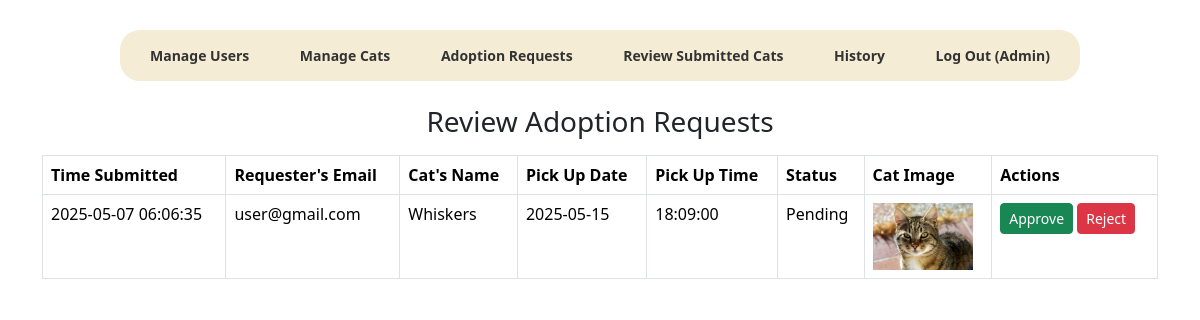
Page /admin/adoption_requests.php on the committed database.
### tables this page shows
CREATE TABLE `adoption_requests` (
  `id` int(11) NOT NULL,
  `user_id` int(11) NOT NULL,
  `cat_id` int(11) NOT NULL,
  `pickup_date` date NOT NULL,
  `pickup_time` time NOT NULL,
  `status` enum('Pending','Approved','Rejected') DEFAULT 'Pending',
  `timestamp` timestamp NOT NULL DEFAULT current_timestamp()
);

CREATE TABLE `accounts` (
  `id` int(11) NOT NULL,
  `name` varchar(100) NOT NULL,
  `email` varchar(255) NOT NULL,
  `password` varchar(255) NOT NULL,
  `account_type` enum('User','Admin') DEFAULT 'User',
  `notifs` varchar(255) DEFAULT NULL
);

CREATE TABLE `cats` (
  `id` int(11) NOT NULL,
  `name` varchar(100) NOT NULL,
  `breed` varchar(100) DEFAULT NULL,
  `age` int(11) NOT NULL,
  `sex` enum('Male','Female') NOT NULL,
  `neutered` enum('Yes','No') NOT NULL,
  `vaccination` enum('Fully Vaccinated','Partially Vaccinated','Not Vaccinated') NOT NULL,
  `description` text DEFAULT NULL,
  `image` varchar(255) NOT NULL,
  `status` enum('Available','Adopted') NOT NULL DEFAULT 'Available'
);

### admin/adoption_requests.php (the view, shortened to what this page needs)
<?php include("nav.php"); ?>
<?php include("connections.php"); ?>
<div class="container mt-4">
    <h3 class="text-center">Review Adoption Requests</h3>
    <table class='table table-bordered mt-3'>
        <thead>
            <tr>
                <th>Time Submitted</th>
                <th>Requester's Email</th>
                <th>Cat's Name</th>
                <th>Pick Up Date</th>
                <th>Pick Up Time</th>
                <th>Status</th>
                <th>Cat Image</th>
                <th>Actions</th>
            </tr>
        </thead>
        <tbody>
            <?php
            $query = "
                SELECT ar.id, ar.timestamp, ar.pickup_date, ar.pickup_time, ar.status,
                       acc.email AS requester_email,
                       c.name AS cat_name, c.image AS cat_image
                FROM adoption_requests ar
                JOIN accounts acc ON ar.user_id = acc.id
                JOIN cats c ON ar.cat_id = c.id
                WHERE ar.status = 'Pending'
            ";
            $result = mysqli_query($connections, $query);
            while ($row = mysqli_fetch_assoc($result)) {
                $request_id = $row['id'];
                $timestamp = $row['timestamp'];
                $email = $row['requester_email'];
                $cat_name = $row['cat_name'];
                $pickup_date = $row['pickup_date'];
                $pickup_time = $row['pickup_time'];
                $status = $row['status'];
                $image = $row['cat_image'];
                echo "
                <tr>
                    <td>$timestamp</td>
                    <td>$email</td>
                    <td>$cat_name</td>
                    <td>$pickup_date</td>
                    <td>$pickup_time</td>
                    <td>$status</td>
                    <td><img src='../$image' alt='Cat Image' style='width: 100px; height: auto;'></td>
                    <td>
                        <button class='btn btn-success btn-sm' data-bs-toggle='modal' data-bs-target='#confirmApproveModal' data-id='$request_id'>Approve</button>
                        <button class='btn btn-danger btn-sm' data-bs-toggle='modal' data-bs-target='#confirmRejectModal' data-id='$request_id'>Reject</button>
                    </td>
                </tr>";
            }
            ?>
        </tbody>
    </table>
</div>

### rows in the picture
adoption_requests: timestamp "2025-05-07 06:06:35", user.email "user@gmail.com", cat.name "Whiskers", pickup_date "2025-05-15", pickup_time "18:09:00", status "Pending", cat.image (picture)
